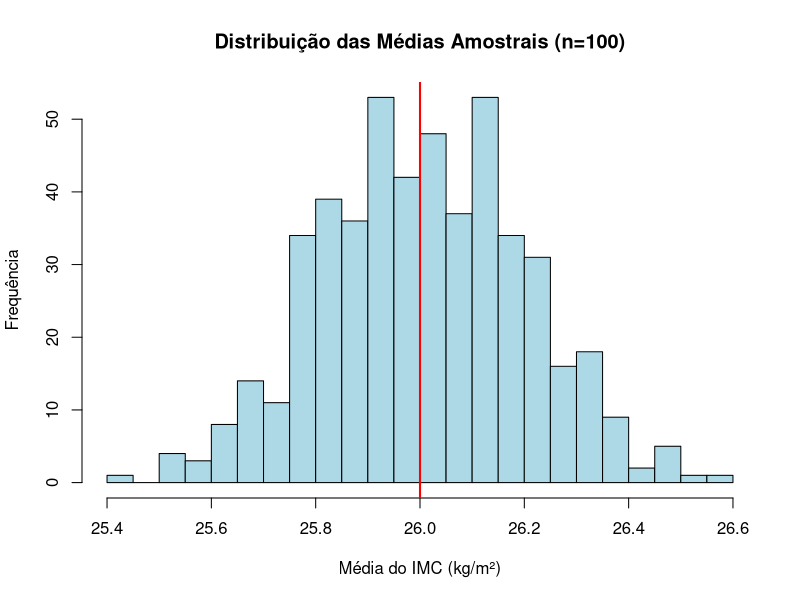
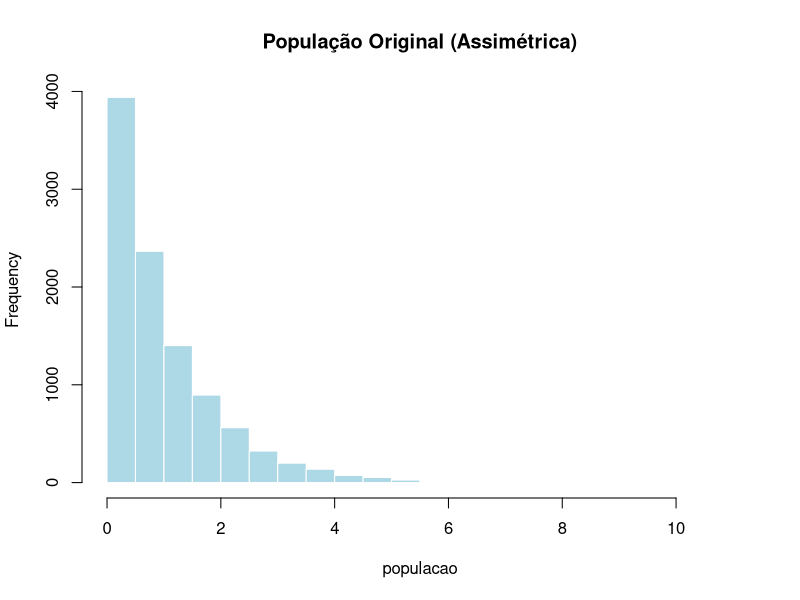
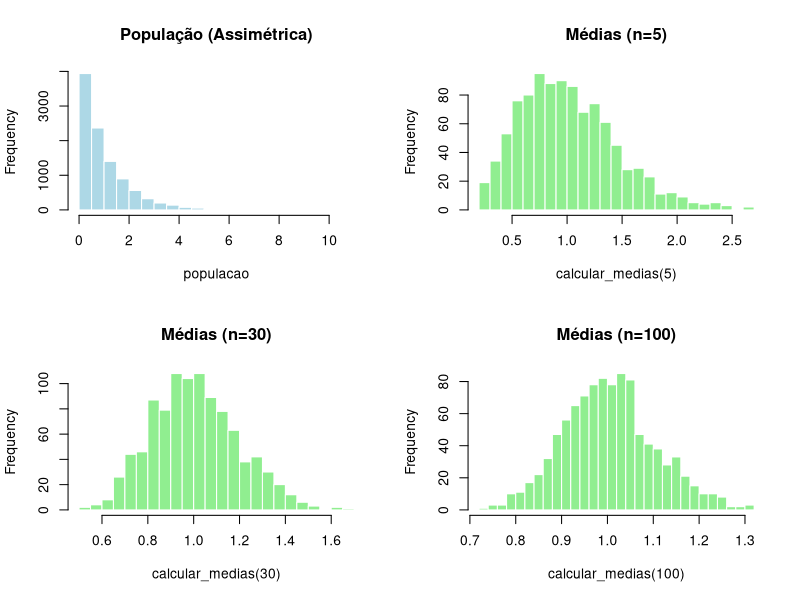

These charts were generated, in order, by the following R code:
# Declara pacote tidyverse e define semente para replicar testes do material.
library(tidyverse)
set.seed(123456)

# 1.1 Simulação inicial
# Parâmetros 
media_populacional <- 26    # Média do IMC na população
desvio_populacional <- 2    # Desvio-padrão do IMC

# Inferência 
K <- 500   # Número de amostras
n <- 100   # Quantidade de pessoas por amostra

# Gera 500 amostras e calcula a média de cada uma
# rnorm() = Gera valores utilizando os parâmetros para simular o IMC 
# mean() = Calcula a média dos valores gerados
# replicate() = Replica o processo K vezes, retorna um vetor de K elementos
medias_amostrais <- replicate(K, mean(rnorm(n, media_populacional, desvio_populacional)))

# Histograma dos resultados. Apresenta distribuição normal, com acentuamento
# no centro próximo à média. É uma demonstração do Teorema Central do Limite.
hist(medias_amostrais,
     col = "lightblue",
     main = "Distribuição das Médias Amostrais (n=100)",
     xlab = "Média do IMC (kg/m²)",
     ylab = "Frequência",
     breaks = 30) 

# Linha abscissa na média verdadeira (26)
abline(v = media_populacional, col = "red", lwd = 2)

# 1.2 Validação estatística
# Média das K amostras
mean(medias_amostrais)

# Desvio-padrão das médias amostrais (ERRO PADRÃO)
sd(medias_amostrais)

# Erro Padrão a partir da fórmula matemática: ]
# SE = SD / n**(1/2) == desvio_populacional / raiz quadrada de n
desvio_populacional / sqrt(n)

# 2.1 Amostras pequenas
# Semente para gerar valores de uma população não-normal (assimétrica)
set.seed(42)

# Criar uma população com distribuição exponencial (assimétrica)
# rexp() gera números dessa forma
populacao <- rexp(10000, rate = 1)

# Gráfico mostrando a assimetria gerada, isso é representado pela cauda 
# longa em direção a direita
hist(populacao, breaks = 30, main = "População Original (Assimétrica)", 
     col = "lightblue", border = "white")

# Função criada para calcular médias amostrais. Ao receber uma amostra de 
# tamanho 'tam_amostra', a função calcula 'n_amostras' 
# vezes a média dessa amostra 
calcular_medias <- function(tam_amostra, n_amostras = 1000) {
  replicate(n_amostras, mean(sample(populacao, tam_amostra)))
}

# 3.1 Comparação entre diferentes tipos e tamanhos de amostras:

# Função par() divide a tela dos plots de acordo com o vetor passado como
# parâmetro. Nesse caso, foi dividida em 4 partes (2 linhas x 2 colunas)
par(mfrow = c(2, 2))

# Gráfico 1: A população original (assimétrica)
# Gráfico 2: Médias de amostras com n=5 (muito pequeno), continua assimétrico
# Gráfico 3: Médias de amostras com n=30, normaliza a distribuição
# Gráfico 4: Médias de amostras com n=100, distribuição praticamente normal
hist(populacao, breaks = 30, main = "População (Assimétrica)", 
     col = "lightblue", border = "white")
hist(calcular_medias(5), breaks = 30, main = "Médias (n=5)", 
     col = "lightgreen", border = "white")
hist(calcular_medias(30), breaks = 30, main = "Médias (n=30)", 
     col = "lightgreen", border = "white")
hist(calcular_medias(100), breaks = 30, main = "Médias (n=100)", 
     col = "lightgreen", border = "white")

# Restaura o comportamento original da tela dos plots
par(mfrow = c(1, 1))
